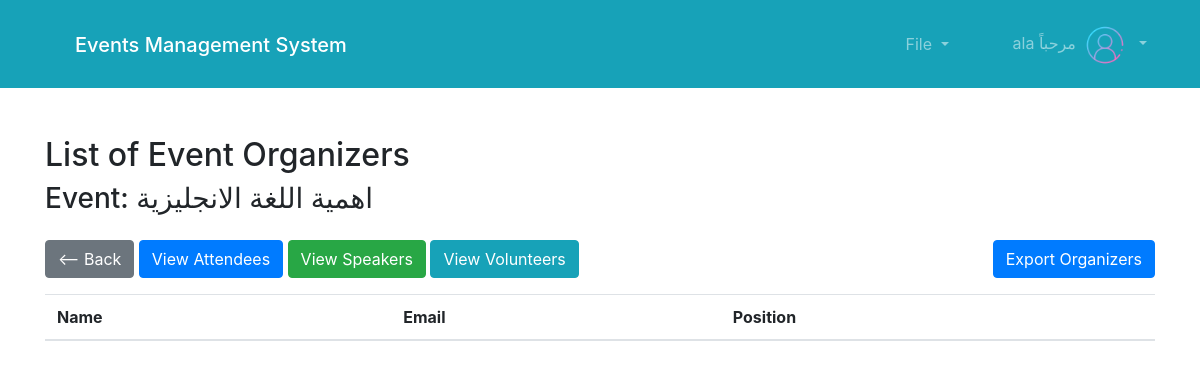
/event/10/organizers/ (signed in), run on an earlier commit of the app's database.
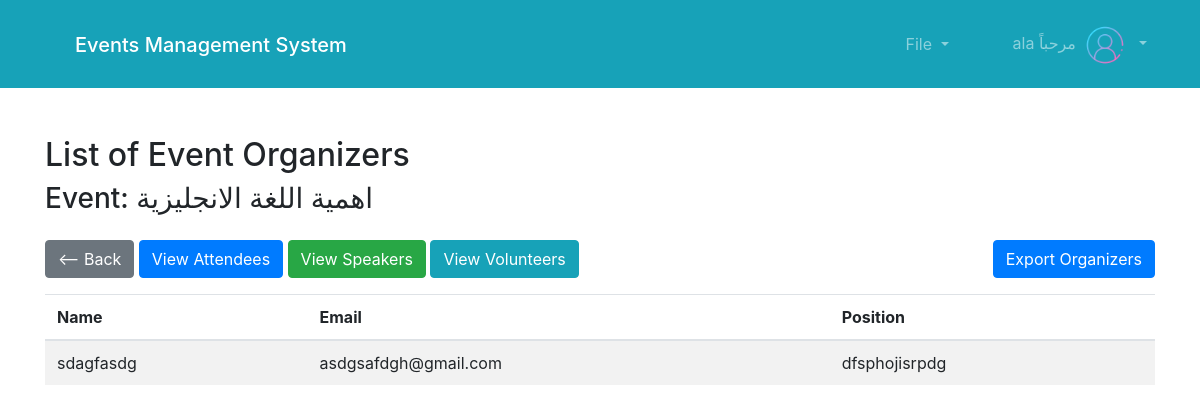
And on a later commit of the database.
### Event/models.py (models this page shows, shortened)
class Registration(models.Model):
    participant = models.ForeignKey(Participant, on_delete=models.CASCADE, related_name='registrations')
    event = models.ForeignKey(Event, on_delete=models.CASCADE, related_name='registrations')
    registration_date = models.DateTimeField(auto_now_add=True)

class Participant(models.Model):
    name = models.CharField(max_length=255)
    email = models.EmailField()

class Organizer(Participant):
    position = models.CharField(max_length=50)

### Event/views.py (the view)
# urls.py: path('event/<int:event_id>/organizers/', views.list_event_organizers, name='list_event_organizers'),
def list_event_organizers(request, event_id):
    event = get_object_or_404(Event, pk=event_id)
    organizers = event.registrations.filter(participant__in=Organizer.objects.all())
    return render(
        request,
        'event_organizers_list.html',
        {'event': event, 'organizers': organizers}
    )

### templates/event_organizers_list.html
{% extends 'base.html' %}
{% block content %}
<div class="container mt-5">
    <h2>List of Event Organizers</h2>
    <h3>Event: {{ event.title }}</h3>
    <div class="row">
        <div class="col-md-8">
            <a href="{% url 'draft_event' %}" class="btn btn-secondary mt-3">
                <-- Back
            </a>
            <a href="{% url 'list_registered_attendees' event_id=event.id %}" class="btn btn-primary mt-3">
                View Attendees
            </a>
            <a href="{% url 'list_event_speakers' event_id=event.id %}" class="btn btn-success mt-3">
                View Speakers
            </a>
            <a href="{% url 'list_event_volunteers' event_id=event.id %}" class="btn btn-info mt-3">
                View Volunteers
            </a>
        </div>
        <div class="col-md-4 text-right">
            <a class="btn btn-primary mt-3" href="{% url 'export_organizers' event.id %}" target="_blank">Export Organizers</a>
        </div>
    </div>
    <table class="table table-striped mt-3">
        <thead>
            <tr>
                <th>Name</th>
                <th>Email</th>
                <th>Position</th>
            </tr>
        </thead>
        <tbody>
            {% for organizer in organizers %}
                <tr>
                    <td>{{ organizer.participant.name }}</td>
                    <td>{{ organizer.participant.email }}</td>
                    <td>{{ organizer.participant.organizer.position }}</td>
                </tr>
            {% endfor %}
        </tbody>
    </table>
</div>
{% endblock %}

What changed in the data, as far as the page shows it:
added Registration: participant.name "sdagfasdg", participant.email "asdgsafdgh@gmail.com", participant.organizer.position "dfsphojisrpdg"
